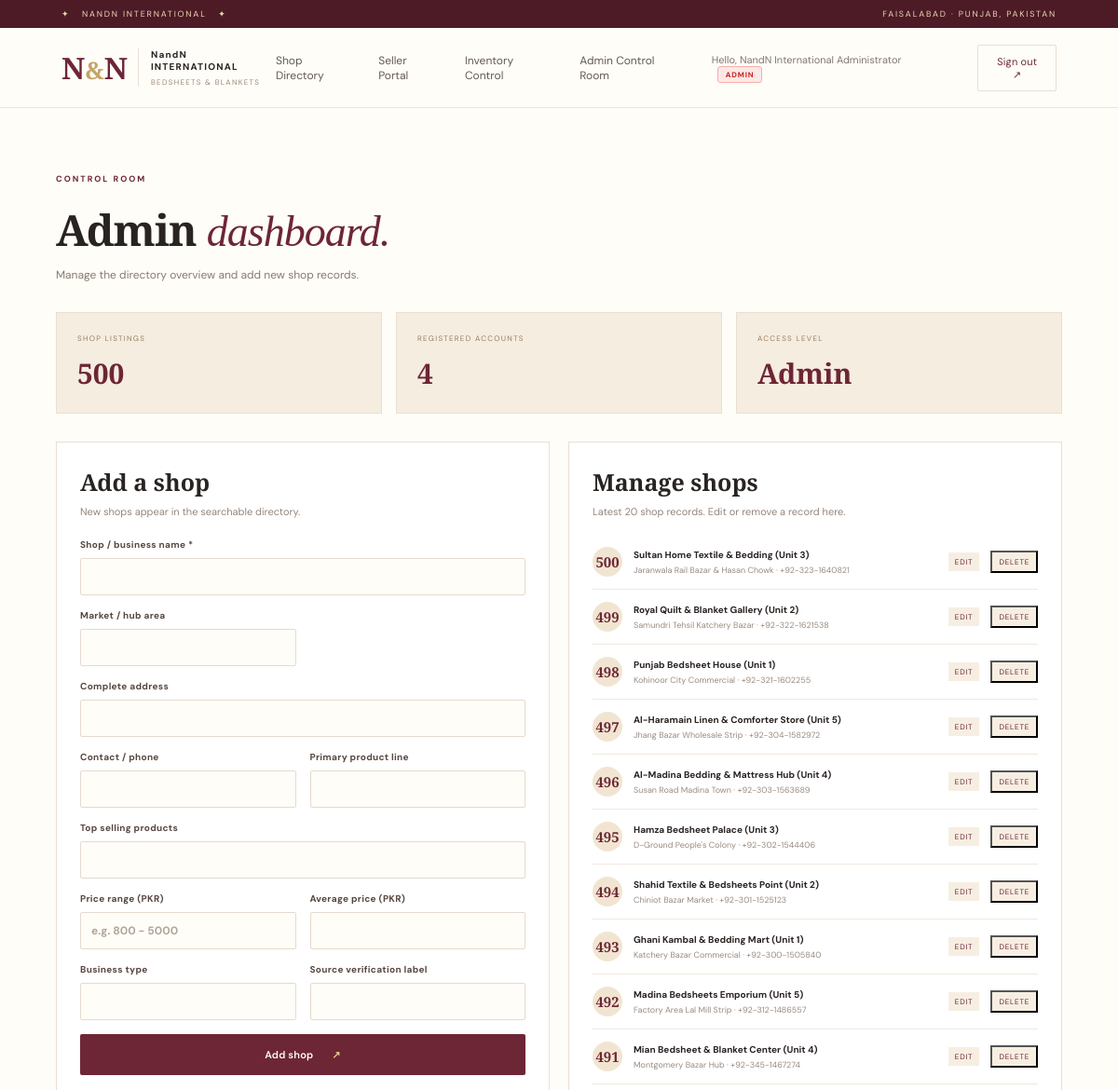
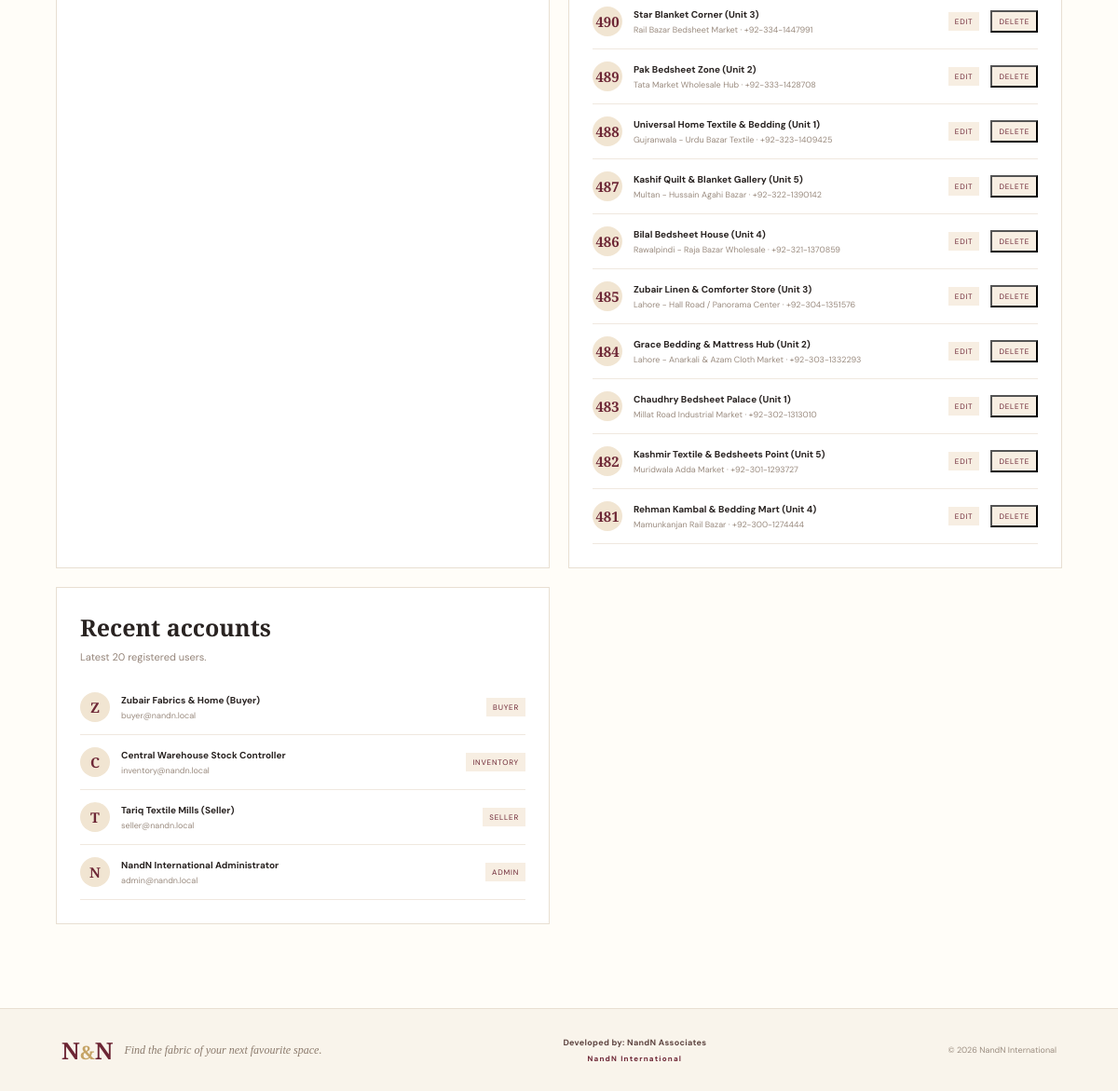
The page /admin (signed in) on the database its author committed (2 pictures, top to bottom).
### tables this page shows
CREATE TABLE users(id INTEGER PRIMARY KEY AUTOINCREMENT,name TEXT NOT NULL,email TEXT NOT NULL UNIQUE,password_hash TEXT NOT NULL,role TEXT NOT NULL DEFAULT 'user',created_at TEXT NOT NULL DEFAULT CURRENT_TIMESTAMP);

CREATE TABLE shops(id INTEGER PRIMARY KEY,name TEXT NOT NULL,market_area TEXT,address TEXT,phone TEXT,product_line TEXT,top_products TEXT,price_range TEXT,average_price TEXT,business_type TEXT,verification TEXT,product_image_name TEXT,photo1 TEXT,photo2 TEXT, seller_id INTEGER DEFAULT NULL);

### app.py (the view)
@app.route('/admin')
@admin_required
def admin():
    with connect() as db:
        stats = {
            'shops': db.execute('SELECT COUNT(*) FROM shops').fetchone()[0],
            'users': db.execute('SELECT COUNT(*) FROM users').fetchone()[0],
            'inventory': db.execute('SELECT COUNT(*) FROM inventory').fetchone()[0]
        }
        users = db.execute('SELECT id,name,email,role,created_at FROM users ORDER BY id DESC LIMIT 20').fetchall()
        shops = db.execute('SELECT id,name,market_area,phone FROM shops ORDER BY id DESC LIMIT 20').fetchall()
    return render_template('admin.html', stats=stats, users=users, shops=shops)

### app.py (called while the page is built)
def connect():
    db = sqlite3.connect(DB_PATH)
    db.row_factory = sqlite3.Row
    db.execute('PRAGMA foreign_keys=ON')
    return db

def admin_required(fn):
    @wraps(fn)
    def wrapped(*a, **kw):
        if not session.get('user_id'):
            flash('Pehle Admin account se login karein.', 'info')
            return redirect(url_for('admin_login'))
        if session.get('role') != 'admin':
            abort(403)
        return fn(*a, **kw)
    return wrapped

@app.context_processor
def globals_for_templates():
    return {
        'current_user': session.get('user_name'),
        'user_role': session.get('role')
    }

### templates/admin.html
{% extends 'base.html' %}{% block title %}Admin dashboard | NandN International{% endblock %}{% block content %}<section class="admin-wrap"><div class="section-kicker">CONTROL ROOM</div><h1>Admin <em>dashboard.</em></h1><p class="form-sub">Manage the directory overview and add new shop records.</p><div class="admin-stats"><div><small>SHOP LISTINGS</small><strong>{{ stats.shops }}</strong></div><div><small>REGISTERED ACCOUNTS</small><strong>{{ stats.users }}</strong></div><div><small>ACCESS LEVEL</small><strong>Admin</strong></div></div><div class="admin-columns"><section class="admin-box"><h2>Add a shop</h2><p>New shops appear in the searchable directory.</p><form method="post" action="{{ url_for('add_shop') }}" class="admin-form"><label>Shop / business name *<input name="name" required></label><label>Market / hub area<input name="market_area"></label><label>Complete address<input name="address"></label><label>Contact / phone<input name="phone"></label><label>Primary product line<input name="product_line"></label><label>Top selling products<input name="top_products"></label><label>Price range (PKR)<input name="price_range" placeholder="e.g. 800 - 5000"></label><label>Average price (PKR)<input name="average_price"></label><label>Business type<input name="business_type"></label><label>Source verification label<input name="verification"></label><button class="btn btn-primary" type="submit">Add shop <span>↗</span></button></form></section><section class="admin-box"><h2>Manage shops</h2><p>Latest 20 shop records. Edit or remove a record here.</p><div class="user-list">{% for shop in shops %}<div class="user-row"><div class="user-avatar">{{ shop.id }}</div><div><b>{{ shop.name }}</b><small>{{ shop.market_area }} · {{ shop.phone }}</small></div><a class="role-tag" href="{{ url_for('edit_shop',shop_id=shop.id) }}">Edit</a><form method="post" action="{{ url_for('delete_shop',shop_id=shop.id) }}" onsubmit="return confirm('Delete this shop record?')"><button class="role-tag" type="submit">Delete</button></form></div>{% endfor %}</div></section><section class="admin-box"><h2>Recent accounts</h2><p>Latest 20 registered users.</p><div class="user-list">{% for u in users %}<div class="user-row"><div class="user-avatar">{{ u.name[:1]|upper }}</div><div><b>{{ u.name }}</b><small>{{ u.email }}</small></div><span class="role-tag">{{ u.role }}</span></div>{% else %}<p>No users yet.</p>{% endfor %}</div></section></div></section>{% endblock %}

### templates/base.html (shortened to what this page needs)
<!doctype html>
<html lang="en">
<head>
  <link rel="stylesheet" href="{{ url_for('static', filename='css/style.css') }}">
</head>
<body>
  <div class="topline">
    <span>✦ &nbsp; NANDN INTERNATIONAL &nbsp; ✦</span>
    <span>FAISALABAD · PUNJAB, PAKISTAN</span>
  </div>
  <nav class="navbar">
    <a class="brand" href="{{ url_for('index') }}">
      <span class="brand-mark">N<span>&</span>N</span>
      <span class="brand-copy">
        <b>NandN INTERNATIONAL</b>
        <small>BEDSHEETS & BLANKETS</small>
      </span>
    </a>
    <div class="navlinks">
      {% if current_user %}
        {% if user_role in ('buyer', 'admin') %}
          <a href="{{ url_for('directory') }}">Shop Directory</a>
        {% endif %}
        {% if user_role in ('seller', 'admin') %}
          <a href="{{ url_for('seller_dashboard') }}">Seller Portal</a>
        {% endif %}
        {% if user_role in ('inventory', 'admin') %}
          <a href="{{ url_for('inventory_dashboard') }}">Inventory Control</a>
        {% endif %}
        {% if user_role == 'admin' %}
          <a href="{{ url_for('admin') }}">Admin Control Room</a>
        {% endif %}
        <span class="welcome">
          Hello, {{ current_user }}
          <span class="role-chip chip-{{ user_role }}">{{ user_role|title }}</span>
        </span>
        <form action="{{ url_for('logout') }}" method="post">
          <button class="nav-button" type="submit">Sign out ↗</button>
        </form>
      {% endif %}
    </div>
  </nav>
  <main>
    {% block content %}{% endblock %}
  </main>
  <footer class="footer">
    <div class="footer-brand">
      <span class="brand-mark">N<span>&</span>N</span>
      <span>Find the fabric of your next favourite space.</span>
    </div>
    <div class="credits">
      <b>Developed by: NandN Associates</b>
      <span>NandN International</span>
    </div>
    <div class="copyright">© 2026 NandN International</div>
  </footer>
</body>
</html>

### rows shown on the page
users: name "NandN International Administrator", role "ADMIN", name "N", email "admin@nandn.local"
shops: id "500", name "Sultan Home Textile & Bedding (Unit 3)", market_area "Jaranwala Rail Bazar & Hasan Chowk", phone "+92-323-1640821"
shops: id "499", name "Royal Quilt & Blanket Gallery (Unit 2)", market_area "Samundri Tehsil Katchery Bazar", phone "+92-322-1621538"
shops: id "498", name "Punjab Bedsheet House (Unit 1)", market_area "Kohinoor City Commercial", phone "+92-321-1602255"
shops: id "497", name "Al-Haramain Linen & Comforter Store (Unit 5)", market_area "Jhang Bazar Wholesale Strip", phone "+92-304-1582972"
shops: id "496", name "Al-Madina Bedding & Mattress Hub (Unit 4)", market_area "Susan Road Madina Town", phone "+92-303-1563689"
shops: id "495", name "Hamza Bedsheet Palace (Unit 3)", market_area "D-Ground People's Colony", phone "+92-302-1544406"
shops: id "494", name "Shahid Textile & Bedsheets Point (Unit 2)", market_area "Chiniot Bazar Market", phone "+92-301-1525123"
shops: id "493", name "Ghani Kambal & Bedding Mart (Unit 1)", market_area "Katchery Bazar Commercial", phone "+92-300-1505840"
shops: id "492", name "Madina Bedsheets Emporium (Unit 5)", market_area "Factory Area Lal Mill Strip", phone "+92-312-1486557"
shops: id "491", name "Mian Bedsheet & Blanket Center (Unit 4)", market_area "Montgomery Bazar Hub", phone "+92-345-1467274"
shops: id "490", name "Star Blanket Corner (Unit 3)", market_area "Rail Bazar Bedsheet Market", phone "+92-334-1447991"
shops: id "489", name "Pak Bedsheet Zone (Unit 2)", market_area "Tata Market Wholesale Hub", phone "+92-333-1428708"
shops: id "488", name "Universal Home Textile & Bedding (Unit 1)", market_area "Gujranwala - Urdu Bazar Textile", phone "+92-323-1409425"
shops: id "487", name "Kashif Quilt & Blanket Gallery (Unit 5)", market_area "Multan - Hussain Agahi Bazar", phone "+92-322-1390142"
shops: id "486", name "Bilal Bedsheet House (Unit 4)", market_area "Rawalpindi - Raja Bazar Wholesale", phone "+92-321-1370859"
shops: id "485", name "Zubair Linen & Comforter Store (Unit 3)", market_area "Lahore - Hall Road / Panorama Center", phone "+92-304-1351576"
shops: id "484", name "Grace Bedding & Mattress Hub (Unit 2)", market_area "Lahore - Anarkali & Azam Cloth Market", phone "+92-303-1332293"
shops: id "483", name "Chaudhry Bedsheet Palace (Unit 1)", market_area "Millat Road Industrial Market", phone "+92-302-1313010"
shops: id "482", name "Kashmir Textile & Bedsheets Point (Unit 5)", market_area "Muridwala Adda Market", phone "+92-301-1293727"
shops: id "481", name "Rehman Kambal & Bedding Mart (Unit 4)", market_area "Mamunkanjan Rail Bazar", phone "+92-300-1274444"
users: name "Z", name "Zubair Fabrics & Home (Buyer)", email "buyer@nandn.local", role "BUYER"
users: name "C", name "Central Warehouse Stock Controller", email "inventory@nandn.local", role "INVENTORY"
users: name "T", name "Tariq Textile Mills (Seller)", email "seller@nandn.local", role "SELLER"

### other values the page prints
{{ stats.shops }} "500"
{{ stats.users }} "4"
